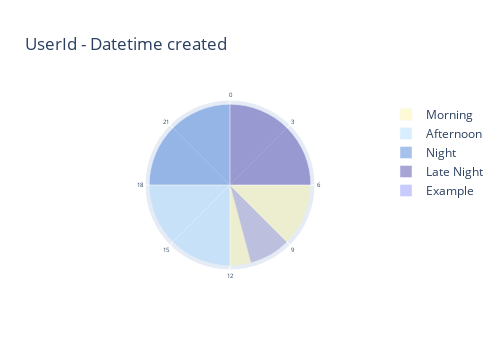

Here is the notebook cell this chart was saved with:
### Code cell
fig = make_subplots(rows=1, cols=1, specs=[[{"type": "polar"}]*1])#, subplot_titles=("D"))#, subplot_titles=("Sun", "Mon", "Tue", "Wed", "Thur", "Fri", "Sat"))
# fig = go.Figure()
# t = df1["timestamp"].unique()[0]
sample = df.assign(width = lambda x: x['end_deg'] - x['start_deg']).assign(mid_deg = lambda x: x['start_deg']+ x['width']/2)

for i in range(sample.shape[0]):
    # idx = sample.iloc[i]['weekDay'] + 1
    name = sample.iloc[i]['name']
    opacity = sample.iloc[i]['name']
    
    theta = sample.iloc[i]['mid_deg']
    width = sample.iloc[i]['width']
    color = sample.iloc[i]['color']
    # info = sample.iloc[i]['info']
    fig.add_trace(go.Barpolar(name = name,theta= [theta], width=[width], r=[100],
                            hovertext= [], opacity=0.35, marker_color=[color]))#, row=1, col=1)
# display(fig.show())
fig.update_layout(
    autosize=False,
    width=500,
    height=350,
    title_text = f"UserId - Datetime created",
    annotations=[ ],
    showlegend = True,
    polar = dict(
        radialaxis = dict(
            visible = False,
            tickfont_size = 8,
        ),
        angularaxis = dict(
        tickfont_size = 6,
        rotation = 90,
        direction = "clockwise",
        tickvals=[0, 45, 90, 135, 180, 225, 270, 315],
        ticktext = ['0', '3', '6', '9', '12', '15', '18', '21']
    )
    ),
    polar1 = dict(
        radialaxis = dict(
            visible = False,
            tickfont_size = 8,
        ),
        angularaxis = dict(
        tickfont_size = 6,
        rotation = 90,
        direction = "clockwise",
        tickvals=[0, 45, 90, 135, 180, 225, 270, 315],
        ticktext = ['0', '3', '6', '9', '12', '15', '18', '21']
    )
    ),  
   

)

fig.show()

### Figure 1 — Plotly figure (JSON) as saved in the notebook; plotly's stock layout.template omitted (floating-point values rounded to 4 significant figures)
{"data": [{"hovertext": [], "marker": {"color": ["#FCF187"]}, "name": "Morning", "opacity": 0.35, "r": [100], "theta": [135], "type": "barpolar", "width": [90]}, {"hovertext": [], "marker": {"color": ["#91CEFF"]}, "name": "Afternoon", "opacity": 0.35, "r": [100], "theta": [225], "type": "barpolar", "width": [90]}, {"hovertext": [], "marker": {"color": ["#0051CA"]}, "name": "Night", "opacity": 0.35, "r": [100], "theta": [315], "type": "barpolar", "width": [90]}, {"hovertext": [], "marker": {"color": ["#090089"]}, "name": "Late Night", "opacity": 0.35, "r": [100], "theta": [45], "type": "barpolar", "width": [90]}, {"hovertext": [], "marker": {"color": ["#636EFA"]}, "name": "Example", "opacity": 0.35, "r": [100], "theta": [150], "type": "barpolar", "width": [30]}], "layout": {"autosize": false, "height": 350, "polar": {"angularaxis": {"direction": "clockwise", "rotation": 90, "tickfont": {"size": 6}, "ticktext": ["0", "3", "6", "9", "12", "15", "18", "21"], "tickvals": [0, 45, 90, 135, 180, 225, 270, 315]}, "domain": {"x": [0, 1], "y": [0, 1]}, "radialaxis": {"tickfont": {"size": 8}, "visible": false}}, "showlegend": true, "title": {"text": "UserId - Datetime created"}, "width": 500}}
